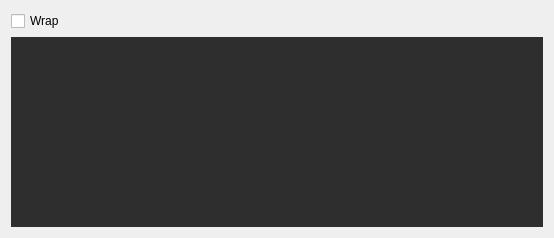
<?xml version="1.0" encoding="UTF-8"?>
<ui version="4.0">
 <class>RdvPsi</class>
 <widget class="QDialog" name="RdvPsi">
  <property name="geometry">
   <rect>
    <x>0</x>
    <y>0</y>
    <width>554</width>
    <height>238</height>
   </rect>
  </property>
  <property name="windowTitle">
   <string>RDV PSI</string>
  </property>
  <property name="windowIcon">
   <iconset>
    <normaloff>icons/rdv_psi.png</normaloff>icons/rdv_psi.png</iconset>
  </property>
  <layout class="QGridLayout" name="gridLayout">
   <item row="0" column="0">
    <widget class="QCheckBox" name="chbx_wrap">
     <property name="text">
      <string>Wrap</string>
     </property>
    </widget>
   </item>
   <item row="1" column="0">
    <widget class="QPlainTextEdit" name="txt_input_field">
     <property name="styleSheet">
      <string notr="true">QPlainTextEdit {
    border: none;  /* Убираем рамки */
    outline: none; /* Убираем синие линии при фокусе */
    background-color: #2E2E2E; /* Темный фон */
    color: #C5C5C5; /* Цвет текста */
}

/* Стиль для вертикальной полосы прокрутки */
QScrollBar:vertical {
    border: none;
    background-color: #2E2E2E;  /* Цвет фона */
    width: 10px;                /* Ширина полосы прокрутки */
    margin: 0px 0px 0px 0px;
}

QScrollBar::handle:vertical {
    background-color: #5E5E5E;  /* Цвет ползунка */
    min-height: 10px;
    border-radius: 5px;         /* Закругление углов ползунка */
}

QScrollBar::add-line:vertical,
QScrollBar::sub-line:vertical {
    background-color: #4A4A4A;  /* Цвет кнопок вверх и вниз */
    height: 15px;
    subcontrol-origin: margin;
    subcontrol-position: top;
    border-radius: 4px;         /* Закругление углов кнопок */
}

QScrollBar::add-line:vertical:hover,
QScrollBar::sub-line:vertical:hover {
    background-color: #6E6E6E;  /* Цвет кнопок при наведении */
}

QScrollBar::add-page:vertical,
QScrollBar::sub-page:vertical {
    background-color: #2E2E2E;  /* Фон при пустом пространстве полосы прокрутки */
}

/* Стиль для горизонтальной полосы прокрутки */
QScrollBar:horizontal {
    border: none;
    background-color: #2E2E2E;  /* Цвет фона */
    height: 10px;               /* Высота горизонтальной полосы прокрутки */
    margin: 0px 0px 0px 0px;
}

QScrollBar::handle:horizontal {
    background-color: #5E5E5E;  /* Цвет ползунка */
    min-width: 10px;
    border-radius: 5px;         /* Закругление углов ползунка */
}

QScrollBar::add-line:horizontal,
QScrollBar::sub-line:horizontal {
    background-color: #4A4A4A;  /* Цвет кнопок влево и вправо */
    width: 15px;
    subcontrol-origin: margin;
    subcontrol-position: left;
    border-radius: 4px;         /* Закругление углов кнопок */
}

QScrollBar::add-line:horizontal:hover,
QScrollBar::sub-line:horizontal:hover {
    background-color: #6E6E6E;  /* Цвет кнопок при наведении */
}

QScrollBar::add-page:horizontal,
QScrollBar::sub-page:horizontal {
    background-color: #2E2E2E;  /* Фон при пустом пространстве полосы прокрутки */
}
</string>
     </property>
     <property name="plainText">
      <string/>
     </property>
     <property name="placeholderText">
      <string>Что необходимо выполнить для прохождение ПСИ</string>
     </property>
    </widget>
   </item>
  </layout>
 </widget>
 <resources/>
 <connections/>
</ui>
